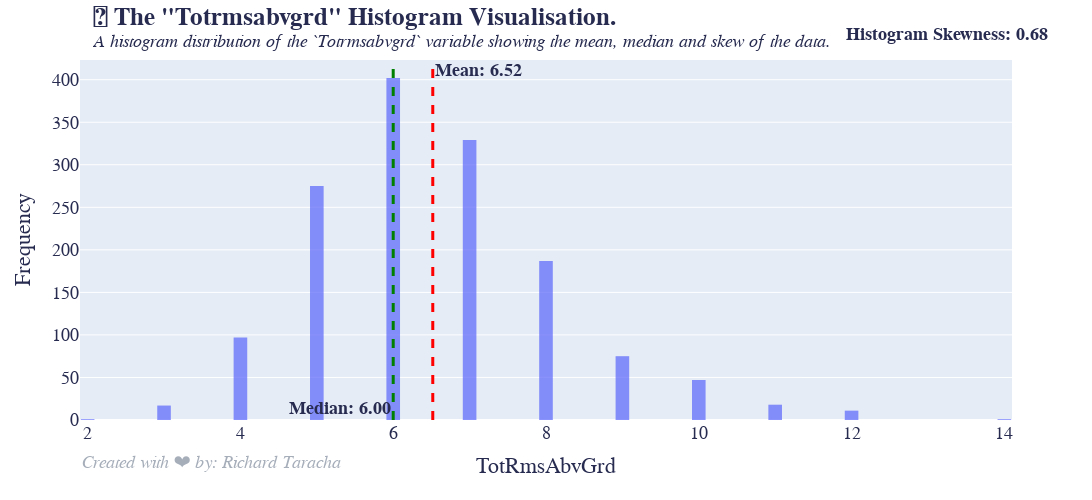

Here is the notebook cell this chart was saved with:
### Markdown cell above
### Total Rooms Above Grade

In the cell below, produce a histogram for `TotRmsAbvGrd`.

### Code cell
plot_histogram(df, 'TotRmsAbvGrd')

### Figure 1 — Plotly figure (JSON) as saved in the notebook; plotly's stock layout.template omitted (floating-point values rounded to 4 significant figures; data arrays with more than 128 entries replaced by an {"elided": "..."} marker saying what was removed)
{"data": [{"alignmentgroup": "True", "bingroup": "x", "hovertemplate": "TotRmsAbvGrd=%{x}<br>count=%{y}<extra></extra>", "legendgroup": "", "marker": {"color": "#636efa", "opacity": 0.75, "pattern": {"shape": ""}}, "name": "", "nbinsx": 70, "offsetgroup": "", "orientation": "v", "showlegend": false, "type": "histogram", "x": {"elided": "1460 int values"}, "xaxis": "x", "yaxis": "y"}], "layout": {"annotations": [{"showarrow": false, "text": "<b>Mean: 6.52</b>", "x": 6.518, "xanchor": "left", "xref": "x", "y": 1, "yanchor": "top", "yref": "y domain"}, {"showarrow": false, "text": "<b>Median: 6.00</b>", "x": 6, "xanchor": "right", "xref": "x", "y": 0, "yanchor": "bottom", "yref": "y domain"}, {"font": {"color": "#a6aeba"}, "showarrow": false, "text": "<i>Created with ❤️ by: Richard Taracha</i>", "textangle": 0, "x": 0, "xanchor": "left", "xref": "paper", "y": -0.15, "yref": "paper"}, {"font": {"color": "#272b4f"}, "showarrow": false, "text": "<b>Histogram Skewness: 0.68 </b>", "textangle": 0, "x": 0.82, "xanchor": "left", "xref": "paper", "y": 1.1, "yref": "paper"}], "bargap": 0.01, "bargroupgap": 0.1, "barmode": "overlay", "font": {"color": "#272b4f", "family": "San Serif", "size": 18}, "height": 500, "legend": {"font": {"color": "#272b4f", "family": "San Serif", "size": 18}, "tracegroupgap": 0, "traceorder": "normal", "x": 0.01, "y": 0.99}, "margin": {"t": 60}, "shapes": [{"line": {"color": "red", "dash": "dash", "width": 3}, "type": "line", "x0": 6.518, "x1": 6.518, "xref": "x", "y0": 0, "y1": 1, "yref": "y domain"}, {"line": {"color": "green", "dash": "dash", "width": 3}, "type": "line", "x0": 6, "x1": 6, "xref": "x", "y0": 0, "y1": 1, "yref": "y domain"}], "title": {"font": {"color": "#272b4f", "family": "San Serif", "size": 25}, "text": "<b>📑 The \"Totrmsabvgrd\" Histogram Visualisation.</b>                <br><i><sup>A histogram distribution of the `Totrmsabvgrd` variable showing the mean, median and skew of the data.</sup></i>", "x": 0.085, "y": 0.95}, "width": 1600, "xaxis": {"anchor": "y", "domain": [0, 1], "title": {"text": "TotRmsAbvGrd"}}, "yaxis": {"anchor": "x", "domain": [0, 1], "title": {"text": "Frequency"}}}}
